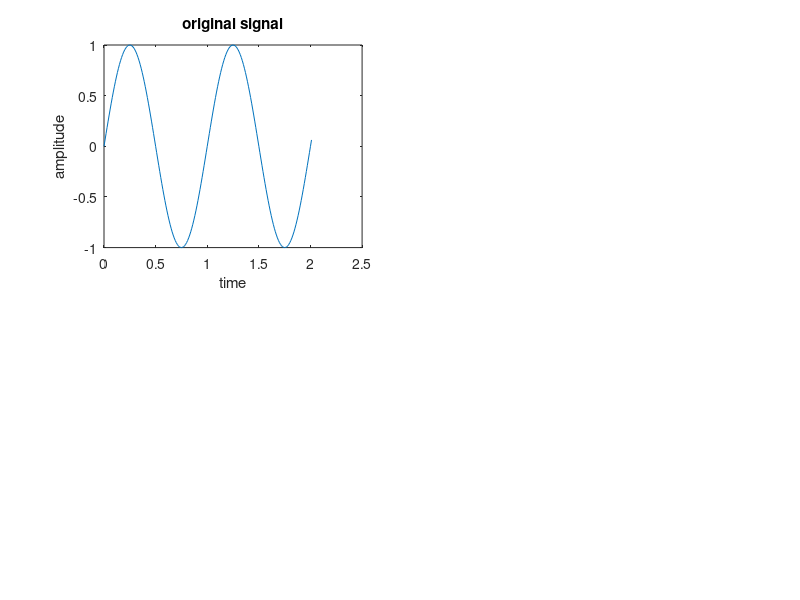

Recreate this plot in MATLAB. (Note: this script raises an error after producing the figure.)
% Prepare to sample a signal for two seconds,
% at a rate of 100 samples per second.
close all;
clear all;
clc;
Fs = 100;                        % Sampling rate
t = [0:2*Fs+1]'/Fs;              % Time points for sampling
x = sin(2*pi*t)                  % Create the signal, a sum of sinusoids.                            
subplot(2,2,1);
plot(t,x);
xlabel('time');
ylabel('amplitude');
title('original signal');
Fc = 10;                        % Carrier frequency in modulation
phasedev = pi/2;                % Phase deviation for phase modulation
y = pmmod(x,Fc,Fs,phasedev);    % Modulate.
subplot(2,2,2);
plot(t,y);
xlabel('time');
ylabel('amplitude');
title('pmmodulated signal');
k = awgn(y,10,'measured',103)  % Add noise.
subplot(2,2,3);
plot(t,k);
xlabel('time');
ylabel('amplitude');
z = pmdemod(y,Fc,Fs,phasedev); % Demodulate.
subplot(2,2,4);
plot(t,z);
xlabel('time');
ylabel('amplitude');
title('pmdemodulated signal');
